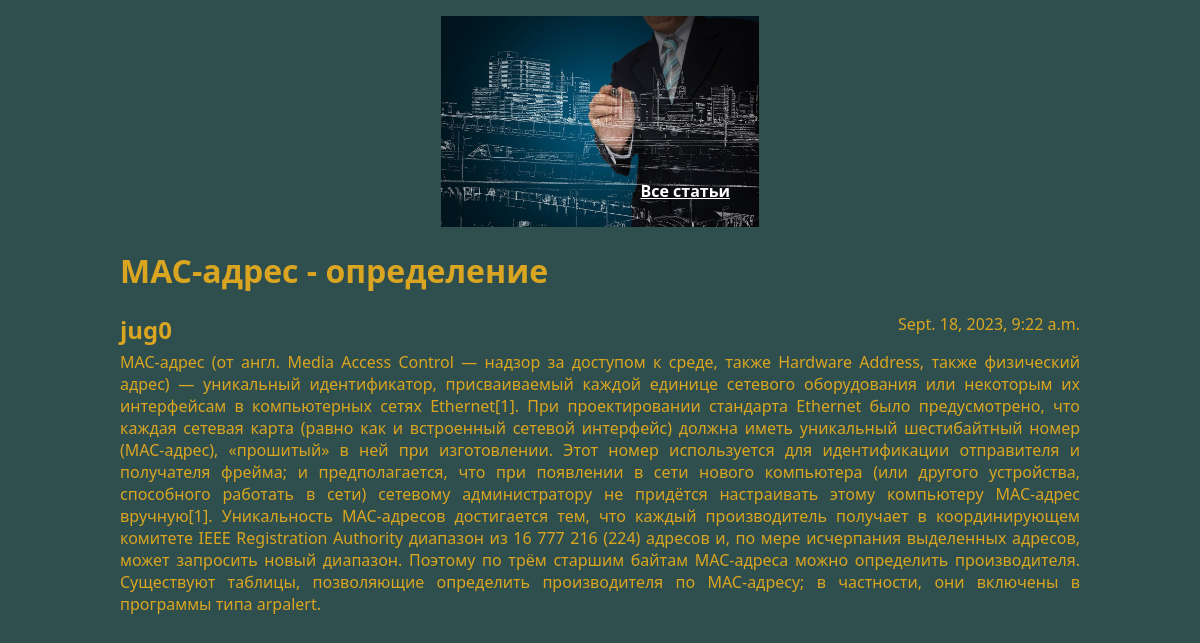
The app's page /article/1 with its own data.
### articles/models.py (models this page shows, shortened)
class Article(models.Model):
    title = models.CharField(max_length=200)
    author = models.ForeignKey(User, on_delete=models.CASCADE)
    text = models.TextField()
    created_date = models.DateTimeField(auto_now_add=True)

### articles/views.py (the view)
# urls.py: path("article/<int:article_id>", get_article, name="article_detail"),
def get_article(request, article_id):
    try:
        post = Article.objects.get(id=article_id)
        return render(request, "article_detail.html", {"post": post})
    except Article.DoesNotExist:
        return Http404

### templates/article_detail.html (shortened to what this page needs)
{% load static %}
<!DOCTYPE html>
<html lang="en">
  <head>
    <link rel="stylesheet" href="{% static 'css/article_detail.css' %}">
  </head>
  <body>
    <div class="article">
        <div class="article-border">
            <p>
                <div class="article-header">
                    <img class="article-image" src="{% static "1.png" %}" alt="image">
                </div>
                <a class="link" href="{% url 'home' %}">Все статьи</a>
            </p>
        </div>
        <div class="post">
            <h1 class="post-title">{{ post.title }}</h1>
            <div class="article-info">
                <h2>
                    <div class="article-author">{{ post.author.username }}</div>
                </h2>
                <div class="article-created-date">{{ post.created_date }}</div>
                <p class="article-text">{{ post.text }}</p>
            </div>
        </div>
    </div>
  </body>
</html>

### static/css/article_detail.css (style rules this page uses)
body { background: #2F4F4F; font-family: system-ui, -apple-system, BlinkMacSystemFont, 'Segoe UI', Roboto, Oxygen, Ubuntu, Cantarell, 'Open Sans', 'Helvetica Neue', sans-serif; color: goldenrod; }
img { display: block; width: 318px; margin-left: auto; margin-right: auto; }
.article { width: 960px; margin-left: auto; margin-right: auto; }
.article-author { width: 50%; float: left; }
.article-created-date { text-align: right; }
.link { color: white; font-weight: bold; position: absolute; right: 470px; top: 180px; }
.article-border p { text-align: right; }
.article-text { width: 960px; text-align: justify; }

### records on screen
Article: title "MAC-адрес - определение", author.username "jug0", created_date "Sept. 18, 2023, 9:22 a.m.", text "MAC-адрес (от англ. Media Access Control — надзор за доступом к среде, также Hardware Address, также физический адрес) — уникальный идентификатор, присваиваемый каждой единице сетевого оборудования или некоторым их интерфейсам в компьютерных сетях Ethernet[1]. При проектировании стандарта Ethernet было предусмотрено, что каждая сетевая карта (равно как и встроенный сетевой интерфейс) должна иметь уникальный шестибайтный номер (MAC-адрес), «прошитый» в ней при изготовлении. Этот номер используется для идентификации отправителя и получателя фрейма; и предполагается, что при появлении в сети нового компьютера (или другого устройства, способного работать в сети) сетевому администратору не…"
